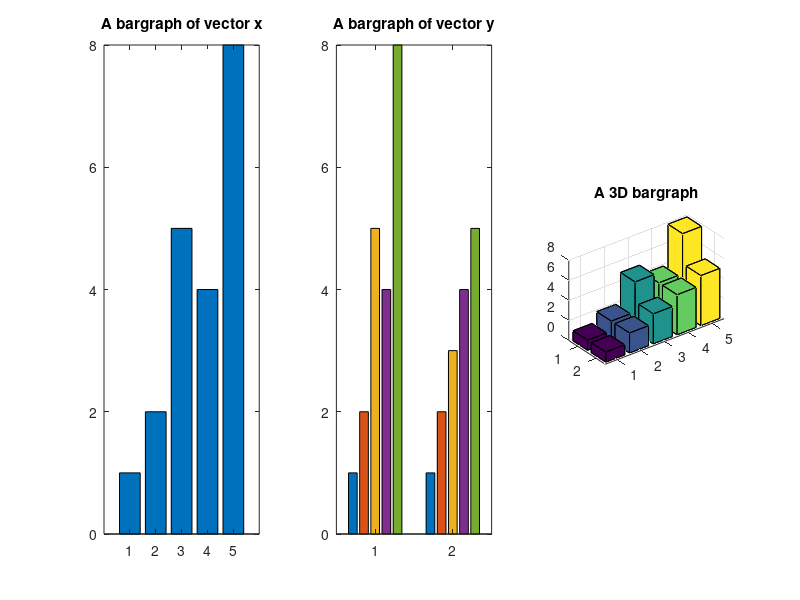

Write the MATLAB code that produced this figure.
% 06 7
% Bar Charts
clc
clear

x = [1 2 5 4 8]; y = [x; 1:5];
subplot(1, 3, 1);
bar(x);
title('A bargraph of vector x');

subplot(1, 3, 2);
bar(y);
title('A bargraph of vector y');

subplot(1, 3, 3);
bar3(y);
title('A 3D bargraph');
